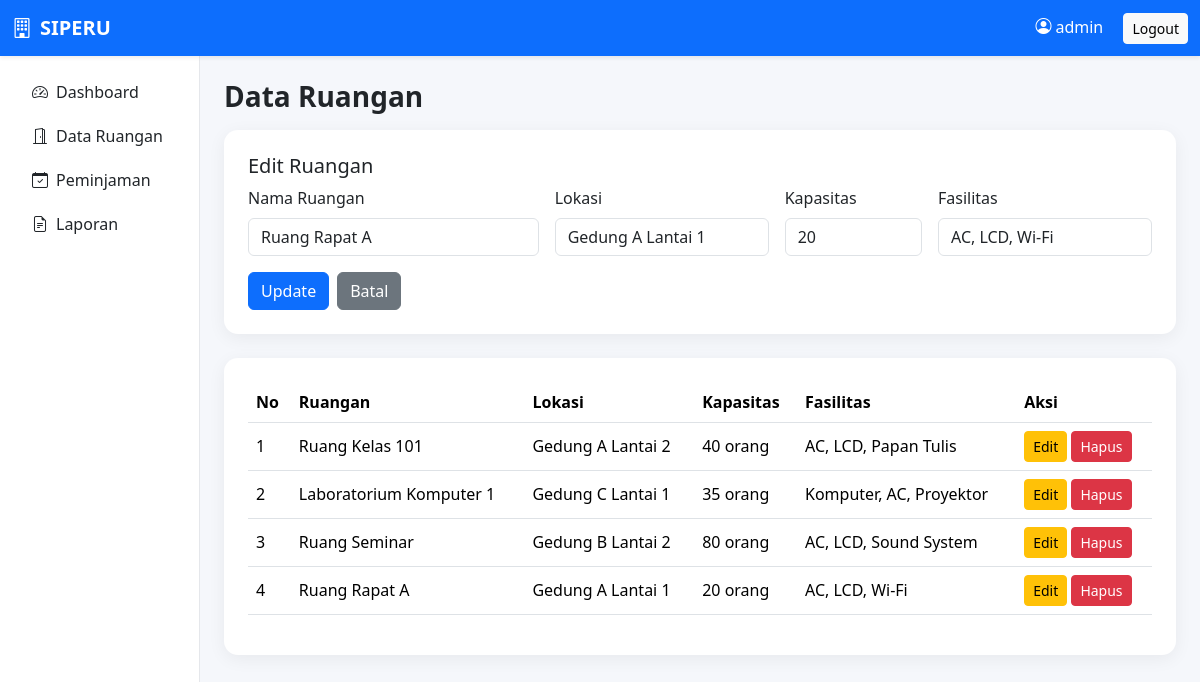
Screenshot of /database.sql/pages/ruangan.php?edit=1 (signed in) with the database file from the repository.
### tables this page shows
CREATE TABLE IF NOT EXISTS ruangan (
    id INT AUTO_INCREMENT PRIMARY KEY,
    nama VARCHAR(100) NOT NULL,
    lokasi VARCHAR(150) NOT NULL,
    kapasitas INT NOT NULL,
    fasilitas VARCHAR(255)
);

### database.sql/pages/ruangan.php (the view, shortened to what this page needs)
<?php
require_once "../config/database.php";
$edit=null;
if(isset($_GET['edit'])){ $id=(int)$_GET['edit']; $stmt=$conn->prepare("SELECT * FROM ruangan WHERE id=?"); $stmt->bind_param("i",$id); $stmt->execute(); $edit=$stmt->get_result()->fetch_assoc(); }
$data=$conn->query("SELECT * FROM ruangan ORDER BY id DESC");
include "../includes/header.php";
?>
<h3 class="fw-bold mb-3">Data Ruangan</h3>
<div class="card card-soft p-4 mb-4">
<h5><?= $edit?'Edit Ruangan':'Tambah Ruangan' ?></h5>
<form method="POST" class="row g-3">
<div class="col-md-4"><label class="form-label">Nama Ruangan</label><input name="nama" class="form-control" required value="<?= htmlspecialchars($edit['nama']??'') ?>" placeholder="Ruang Lab 1"></div>
<div class="col-md-3"><label class="form-label">Lokasi</label><input name="lokasi" class="form-control" required value="<?= htmlspecialchars($edit['lokasi']??'') ?>" placeholder="Gedung A Lantai 2"></div>
<div class="col-md-2"><label class="form-label">Kapasitas</label><input type="number" name="kapasitas" min="1" class="form-control" required value="<?= $edit['kapasitas']??'' ?>"></div>
<div class="col-md-3"><label class="form-label">Fasilitas</label><input name="fasilitas" class="form-control" value="<?= htmlspecialchars($edit['fasilitas']??'') ?>" placeholder="LCD, AC, Wi-Fi"></div>
<div class="col-12"><button name="<?= $edit?'update':'simpan' ?>" class="btn btn-primary"><?= $edit?'Update':'Simpan' ?></button><?php if($edit): ?><a href="ruangan.php" class="btn btn-secondary ms-2">Batal</a><?php endif; ?></div>
</form></div>
<div class="card card-soft p-4"><div class="table-responsive"><table class="table table-hover align-middle">
<thead><tr><th>No</th><th>Ruangan</th><th>Lokasi</th><th>Kapasitas</th><th>Fasilitas</th><th>Aksi</th></tr></thead><tbody>
<?php $no=1; while($r=$data->fetch_assoc()): ?><tr><td><?= $no++ ?></td><td><?= htmlspecialchars($r['nama']) ?></td><td><?= htmlspecialchars($r['lokasi']) ?></td><td><?= $r['kapasitas'] ?> orang</td><td><?= htmlspecialchars($r['fasilitas']) ?></td><td><a class="btn btn-sm btn-warning" href="?edit=<?= $r['id'] ?>">Edit</a> <a class="btn btn-sm btn-danger" href="?hapus=<?= $r['id'] ?>" onclick="return confirm('Hapus ruangan ini?')">Hapus</a></td></tr><?php endwhile; ?>
</tbody></table></div></div>
<?php include "../includes/footer.php"; ?>

### database.sql/assets/css/style.css (style rules this page uses)
body { background:#f5f7fb; }
.card-soft { border:0; border-radius:14px; box-shadow:0 4px 18px rgba(0,0,0,.06); }

### rows the page displays
ruangan: nama "Ruang Rapat A", lokasi "Gedung A Lantai 1", kapasitas "20", fasilitas "AC, LCD, Wi-Fi"
ruangan: nama "Ruang Kelas 101", lokasi "Gedung A Lantai 2", kapasitas "40", fasilitas "AC, LCD, Papan Tulis"
ruangan: nama "Laboratorium Komputer 1", lokasi "Gedung C Lantai 1", kapasitas "35", fasilitas "Komputer, AC, Proyektor"
ruangan: nama "Ruang Seminar", lokasi "Gedung B Lantai 2", kapasitas "80", fasilitas "AC, LCD, Sound System"

### other values shown
$_SESSION['admin'] "admin"
